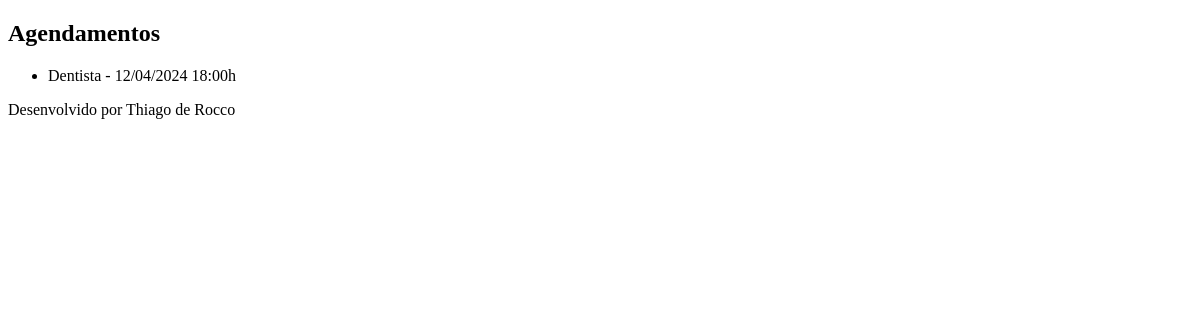
/agenda/ (signed in), run on an earlier commit of the app's database.
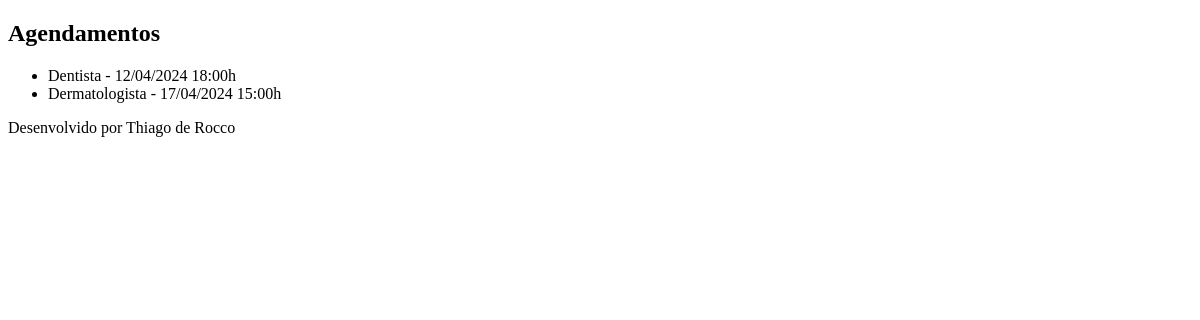
And on a later commit of the database.
### core/models.py (models this page shows, shortened)
class Evento(models.Model):
    titulo = models.CharField(max_length=100)
    descricao = models.TextField(blank=True, null=True)
    data_evento = models.DateTimeField(verbose_name='Data do Evento')
    data_criacao = models.DateTimeField(auto_now=True)
    usuario = models.ForeignKey(User, on_delete=models.CASCADE)
    class Meta:
        db_table = 'evento'
    def get_data_evento(self):
        return self.data_evento.strftime('%d/%m/%Y %H:%Mh')

### core/views.py (the view)
# urls.py: path('agenda/', views.lista_eventos),
@login_required()
def lista_eventos(request):
    evento = Evento.objects.all()
    dados = {'eventos': evento}
    return render(request, 'agenda.html', dados)

### templates/agenda.html
{% extends "model-page.html" %}
{% block content %}
    <h2>Agendamentos</h2>
    <ul>
        {% for evento in eventos %}
            <li>{{ evento.titulo }} - {{ evento.get_data_evento }}</li>
        {% endfor %}
    </ul>
{% endblock %}

### templates/model-page.html (shortened to what this page needs)
<!DOCTYPE html>
<html lang="pt-br">
<head>
</head>
<body>
    {% block content %}{% endblock %}
    {% include "model-footer.html" %}
</body>
</html>

### templates/model-footer.html
<p>Desenvolvido por Thiago de Rocco</p>

What changed in the data, as far as the page shows it:
added Evento: titulo "Dermatologista", get_data_evento "17/04/2024 15:00h"
